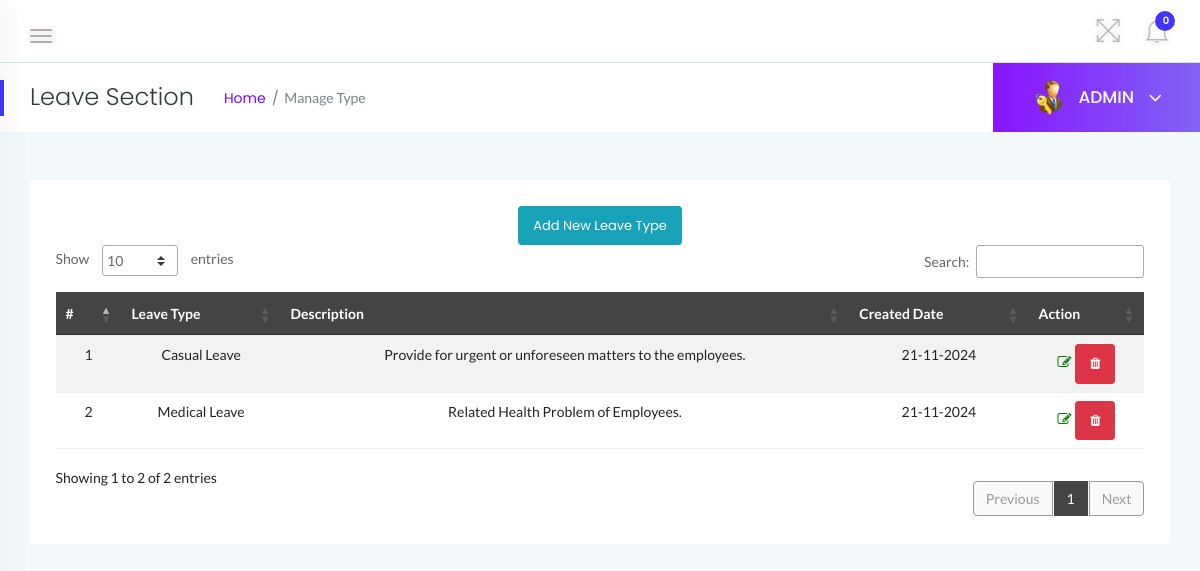
The page /admin/leave-section.php (signed in) on the database its author committed.
### tables this page shows
CREATE TABLE `tblleavetype` (
  `id` int(11) NOT NULL AUTO_INCREMENT,
  `LeaveType` varchar(200) DEFAULT NULL,
  `Description` mediumtext DEFAULT NULL,
  `CreationDate` timestamp NOT NULL DEFAULT current_timestamp(),
  PRIMARY KEY (`id`)
);

### admin/leave-section.php (the view, shortened to what this page needs)
<!doctype html>
<html class="no-js" lang="en">
<head>
    <link rel="stylesheet" href="../assets/css/bootstrap.min.css">
    <link rel="stylesheet" href="../assets/css/font-awesome.min.css">
    <link rel="stylesheet" href="../assets/css/themify-icons.css">
    <link rel="stylesheet" href="../assets/css/metisMenu.css">
    <link rel="stylesheet" href="../assets/css/owl.carousel.min.css">
    <link rel="stylesheet" href="../assets/css/slicknav.min.css">
    <link rel="stylesheet" href="https://www.amcharts.com/lib/3/plugins/export/export.css" type="text/css" media="all" />
    <link rel="stylesheet" type="text/css" href="https://cdn.datatables.net/1.10.19/css/jquery.dataTables.css">
    <link rel="stylesheet" type="text/css" href="https://cdn.datatables.net/1.10.18/css/dataTables.bootstrap4.min.css">
    <link rel="stylesheet" type="text/css" href="https://cdn.datatables.net/responsive/2.2.3/css/responsive.bootstrap.min.css">
    <link rel="stylesheet" type="text/css" href="https://cdn.datatables.net/responsive/2.2.3/css/responsive.jqueryui.min.css">
    <link rel="stylesheet" href="../assets/css/typography.css">
    <link rel="stylesheet" href="../assets/css/default-css.css">
    <link rel="stylesheet" href="../assets/css/styles.css">
    <link rel="stylesheet" href="../assets/css/responsive.css">
</head>
<body>
    <div class="page-container">
        <div class="main-content">
            <div class="header-area">
                <div class="row align-items-center">
                    <div class="col-md-6 col-sm-8 clearfix">
                        <div class="nav-btn pull-left">
                            <span></span>
                            <span></span>
                            <span></span>
                        </div>
                    </div>
                    <div class="col-md-6 col-sm-4 clearfix">
                        <ul class="notification-area pull-right">
                            <li id="full-view"><i class="ti-fullscreen"></i></li>
                            <?php include '../includes/admin-notification.php'?>
                        </ul>
                    </div>
                </div>
            </div>
            <div class="page-title-area">
                <div class="row align-items-center">
                    <div class="col-sm-6">
                        <div class="breadcrumbs-area clearfix">
                            <h4 class="page-title pull-left">Leave Section</h4>
                            <ul class="breadcrumbs pull-left">
                                <li><a href="dashboard.php">Home</a></li>
                                <li><span>Manage Type</span></li>
                            </ul>
                        </div>
                    </div>
                    <div class="col-sm-6 clearfix">
                        <div class="user-profile pull-right">
                            <img class="avatar user-thumb" src="../assets /images/admin.png" alt="avatar">
                            <h4 class="user-name dropdown-toggle" data-toggle="dropdown">ADMIN <i class="fa fa-angle-down"></i></h4>
                        </div>
                    </div>
                </div>
            </div>
            <div class="main-content-inner">
                <div class="row">
                    <div class="col-12 mt-5">
                        <div class="card">
                            <div class="card-body">
                                <div class="data-tables datatable-dark">
                                    <center><a href="add-leavetype.php" class="btn btn-sm btn-info">Add New Leave Type</a></center>
                                    <table id="dataTable3" class="table table-hover table-striped text-center">
                                        <thead class="text-capitalize">
                                            <tr>
                                                <th>#</th>
                                                <th>Leave Type</th>
                                                <th>Description</th>
                                                <th>Created Date</th>
                                                <th>Action</th>
                                            </tr>
                                        </thead>
                                        <tbody id="leaveTypeTableBody">
                                        <?php
                                        $sql = "SELECT * from tblleavetype";
                                        $query = $dbh -> prepare($sql);
                                        $query->execute();
                                        $results=$query->fetchAll(PDO::FETCH_OBJ);
                                        $cnt=1;
                                        if($query->rowCount() > 0) {
                                        foreach($results as $result) { ?>
                                            <tr id="leave<?php echo htmlentities($result->id); ?>">
                                                <td> <?php echo htmlentities($cnt);?></td>
                                                <td><?php echo htmlentities($result->LeaveType);?></td>
                                                <td><?php echo htmlentities($result->Description);?></td>
                                                <td><?php echo date('d-m-Y', strtotime($result->CreationDate)); ?></td>
                                                <td>
                                                    <a href="edit-leaveType.php?lid=<?php echo htmlentities($result->id);?>">
                                                        <i class="fa fa-edit" style="color:green"></i>
                                                    </a>
                                                    <a href="#" class="btn btn-sm btn-danger deleteLeaveType" data-id="<?php echo htmlentities($result->id);?>">
                                                        <i class="fa fa-trash"></i>
                                                    </a>
                                                </td>
                                            </tr>
                                        <?php $cnt++;} } ?>
                                    </tbody>
                                    </table>
                                </div>
                            </div>
                        </div>
                    </div>
                </div>
            </div>
        </div>
    </div>
</body>
</html>

### assets/css/styles.css (style rules this page uses)
.page-container { width: 100%; height: 100%; min-height: 100vh; padding-left: 280px; -webkit-transition: padding-left 0.3s ease 0s; transition: padding-left 0.3s ease 0s; }
.sbar_collapsed.page-container { padding-left: 0; }
.card { border: none; border-radius: 4px; background-color: #fff; -webkit-transition: all 0.3s ease 0s; transition: all 0.3s ease 0s; }
.card-body { padding: 25.6px; padding: 1.6rem; }
.main-content { width: 100%; background: #f3f8fb; }
.main-content-inner { padding: 0 30px 50px; }
.header-area { padding: 15px 30px; background: #fff; border-bottom: 1px solid #d8e3e7; }
.nav-btn { margin: 10px 30px 0 0; cursor: pointer; }
.nav-btn span { display: block; width: 22px; height: 2px; background: #b3aaaa; margin: 4px 0; border-radius: 15px; -webkit-transition: all 0.3s ease 0s; transition: all 0.3s ease 0s; box-shadow: 0 0 0 4px rgba(99, 96, 96, 0.03); }
.nav-btn span:nth-child(2) { opacity: 0; }
.nav-btn span:first-child { -webkit-transform: rotate(45deg) translate(5px, 5px); transform: rotate(45deg) translate(5px, 5px); }
.nav-btn span:last-child { -webkit-transform: rotate(-45deg) translate(3px, -3px); transform: rotate(-45deg) translate(3px, -3px); }
.sbar_collapsed .nav-btn span { transform: none; opacity: 1; }
.notification-area { -webkit-user-select: none; -moz-user-select: none; -ms-user-select: none; user-select: none; position: relative; z-index: 1; }
.notification-area li { display: inline-block; margin-left: 20px; cursor: pointer; -webkit-user-select: none; -moz-user-select: none; -ms-user-select: none; user-select: none; }
.notification-area li > i { font-size: 26px; color: #bdbcbc; vertical-align: middle; text-shadow: 0 0 8px rgba(0, 0, 0, 0.12); -webkit-transition: color 0.3s ease 0s; transition: color 0.3s ease 0s; }
.notification-area li#full-view { display: inline-block; }
.page-title-area { padding: 0 30px; background: #fff; position: relative; }
.page-title-area:before { content: ""; position: absolute; left: 0; top: 50%; width: 4px; height: 36px; background: var(--primary-color); -webkit-transform: translateY(-50%); transform: translateY(-50%); }
.page-title { font-size: 24px; font-weight: 300; color: #313b3d; letter-spacing: 0; margin-right: 30px; }
ul.breadcrumbs { margin-top: 4px; }
.breadcrumbs li { display: inline-block; }
.breadcrumbs li a, .breadcrumbs li span { display: block; font-size: 14px; font-weight: 400; color: #7801ff; letter-spacing: 0; margin-right: 16px; position: relative; }
.breadcrumbs li a:before { content: "/"; color: #768387; position: absolute; right: -13px; top: 0; }
.breadcrumbs li span { margin-right: 0; color: #768387; text-transform: capitalize; }
.user-profile { margin-right: -30px; display: -webkit-box; display: -ms-flexbox; display: flex; -webkit-box-align: center; -ms-flex-align: center; align-items: center; -ms-flex-wrap: wrap; flex-wrap: wrap; background: -webkit-linear-gradient(left, #8914fe 0%, #8063f5 100%); background: linear-gradient(to right, #8914fe 0%, #8063f5 100%); padding: 17px 38px; position: relative; }
.user-profile img.avatar { height: 35px; width: 35px; border-radius: 50%; margin-right: 12px; }
.user-name { font-size: 17px; font-weight: 500; color: #fff; letter-spacing: 0; cursor: pointer; -webkit-user-select: none; -moz-user-select: none; -ms-user-select: none; user-select: none; }
.user-name i { margin-left: 10px; font-size: 21px; vertical-align: middle; position: relative; }
.notification-area .dropdown-toggle, .user-name.dropdown-toggle { position: relative; }
.notification-area .dropdown-toggle:after, .user-name.dropdown-toggle:after { display: none; }
.btn { padding: 11px 17px; font-size: 13px; letter-spacing: 0; }
.btn-sm { padding: 9px 14px; }
table tr th { border-bottom: none; }
table tr th, table tr td { border-top: 1px solid rgba(120, 130, 140, 0.13) !important; }
table.dataTable.no-footer { border-bottom: 1px solid rgba(120, 130, 140, 0.13) !important; }
table.dataTable thead th, table.dataTable thead td { border-bottom-color: transparent; }
.datatable-dark thead { background: #444; color: #fff; }

### rows shown on the page
tblleavetype: LeaveType "Casual Leave", Description "Provide for urgent or unforeseen matters to the employees.", CreationDate "21-11-2024"
tblleavetype: LeaveType "Medical Leave", Description "Related Health Problem of Employees.", CreationDate "21-11-2024"

### other values the page prints
$unreadcount "0"
